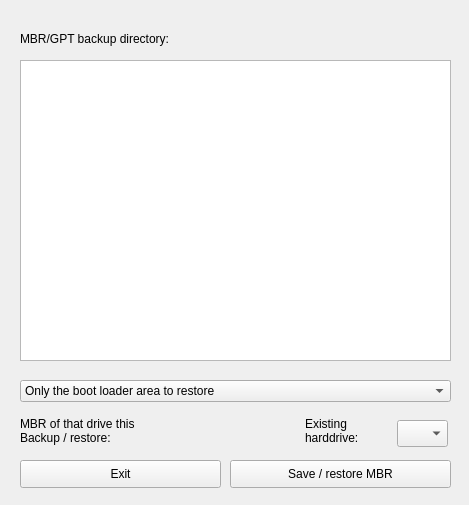
<?xml version="1.0" encoding="UTF-8"?>
<ui version="4.0">
 <class>mbr_dialog</class>
 <widget class="QWidget" name="mbr_dialog">
  <property name="geometry">
   <rect>
    <x>0</x>
    <y>0</y>
    <width>469</width>
    <height>505</height>
   </rect>
  </property>
  <property name="windowTitle">
   <string extracomment="MBR sichern/zurückschreiben">Save / Restore MBR/GPT</string>
  </property>
  <widget class="QComboBox" name="cmb_mbr">
   <property name="geometry">
    <rect>
     <x>20</x>
     <y>380</y>
     <width>431</width>
     <height>22</height>
    </rect>
   </property>
   <item>
    <property name="text">
     <string extracomment="nur den Bootloaderbereich wieder herstellen">Only the boot loader area to restore</string>
    </property>
   </item>
   <item>
    <property name="text">
     <string extracomment="Bootloaderbereich und die Partitionstabelle wieder herstellen">Bootloader area and restore the partition table</string>
    </property>
   </item>
   <item>
    <property name="text">
     <string extracomment="Partitionstabelle wiederherstellen">Restore partition table</string>
    </property>
   </item>
   <item>
    <property name="text">
     <string extracomment="Verborgenen Bereich  wieder herstellen. (Ohne  Bootloader und ohne Partitionstabelle).">Secretly area to restore. (Without Boot Loader and without partition table).</string>
    </property>
   </item>
   <item>
    <property name="text">
     <string/>
    </property>
   </item>
  </widget>
  <widget class="QPushButton" name="bt_end">
   <property name="geometry">
    <rect>
     <x>20</x>
     <y>460</y>
     <width>201</width>
     <height>28</height>
    </rect>
   </property>
   <property name="text">
    <string extracomment="Abbrechen">Exit</string>
   </property>
  </widget>
  <widget class="QPushButton" name="bt_save">
   <property name="geometry">
    <rect>
     <x>230</x>
     <y>460</y>
     <width>221</width>
     <height>28</height>
    </rect>
   </property>
   <property name="text">
    <string extracomment="MBR sichern/zurückschreiben">Save / restore MBR</string>
   </property>
  </widget>
  <widget class="QTreeView" name="treeView">
   <property name="geometry">
    <rect>
     <x>20</x>
     <y>60</y>
     <width>431</width>
     <height>301</height>
    </rect>
   </property>
   <attribute name="headerDefaultSectionSize">
    <number>400</number>
   </attribute>
  </widget>
  <widget class="QLabel" name="label">
   <property name="geometry">
    <rect>
     <x>20</x>
     <y>30</y>
     <width>421</width>
     <height>18</height>
    </rect>
   </property>
   <property name="toolTip">
    <string>Directory in which the MBR/GPT is written.</string>
   </property>
   <property name="text">
    <string extracomment="MBR Sicherungsverzeichnis:">MBR/GPT backup directory:</string>
   </property>
  </widget>
  <widget class="QLabel" name="label_2">
   <property name="geometry">
    <rect>
     <x>20</x>
     <y>410</y>
     <width>281</width>
     <height>41</height>
    </rect>
   </property>
   <property name="text">
    <string extracomment="MBR von dieser dieser Festplatte sichern / wiederherstellen:">MBR of that drive this
Backup / restore:</string>
   </property>
  </widget>
  <widget class="QComboBox" name="cmb_disk">
   <property name="geometry">
    <rect>
     <x>397</x>
     <y>420</y>
     <width>51</width>
     <height>27</height>
    </rect>
   </property>
  </widget>
  <widget class="QLabel" name="label_3">
   <property name="geometry">
    <rect>
     <x>305</x>
     <y>410</y>
     <width>81</width>
     <height>41</height>
    </rect>
   </property>
   <property name="text">
    <string>Existing
harddrive:</string>
   </property>
   <property name="buddy">
    <cstring>cmb_disk</cstring>
   </property>
  </widget>
  <widget class="QPushButton" name="bt_dummy">
   <property name="geometry">
    <rect>
     <x>190</x>
     <y>460</y>
     <width>21</width>
     <height>27</height>
    </rect>
   </property>
   <property name="text">
    <string/>
   </property>
  </widget>
  <zorder>bt_dummy</zorder>
  <zorder>cmb_mbr</zorder>
  <zorder>bt_end</zorder>
  <zorder>bt_save</zorder>
  <zorder>treeView</zorder>
  <zorder>label</zorder>
  <zorder>label_2</zorder>
  <zorder>cmb_disk</zorder>
  <zorder>label_3</zorder>
 </widget>
 <resources/>
 <connections>
  <connection>
   <sender>cmb_disk</sender>
   <signal>currentIndexChanged(QString)</signal>
   <receiver>bt_dummy</receiver>
   <slot>click()</slot>
   <hints>
    <hint type="sourcelabel">
     <x>418</x>
     <y>434</y>
    </hint>
    <hint type="destinationlabel">
     <x>238</x>
     <y>433</y>
    </hint>
   </hints>
  </connection>
 </connections>
</ui>
